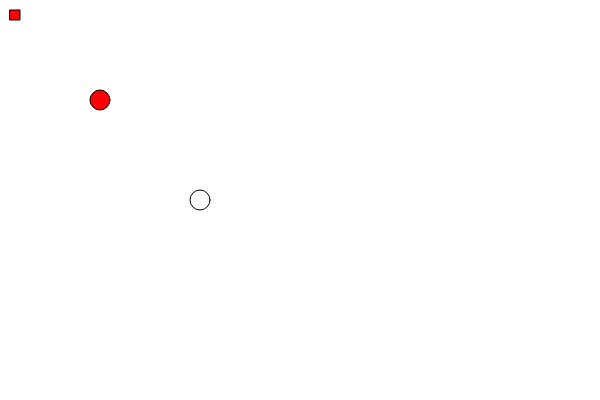
Frame 1 (no input)
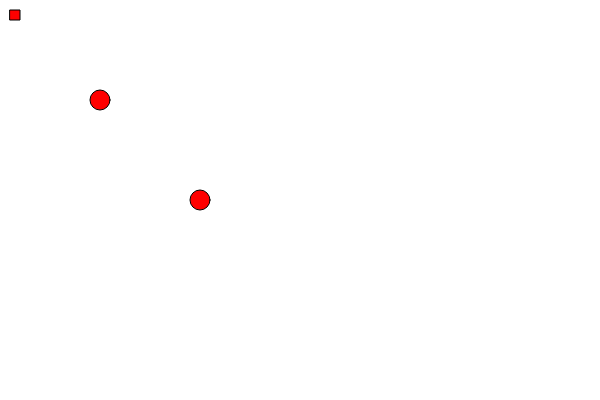
Frame 60 (no input)
Frame 120 (the mouse pressed at the canvas centre since frame 60): identical to frame 60, image omitted

The p5.js sketch that drew these frames (run headless with seeded random() and noise() and a simulated clock; from frame 60 on, the mouse is pressed at the canvas centre):

// p5.js sketch
// ── sketch.js
//global variables

function setup() {
	// setup canvas
	createCanvas(600, 400, P2D);

}

function draw() {
	// put drawing code here
    background(255);
	stroke(0);
	ellipse(200, 200, 20, 20);
	fill(255,0,0);
    ellipse(100,100,20,20);
	rect(10,10,10,10);
}
